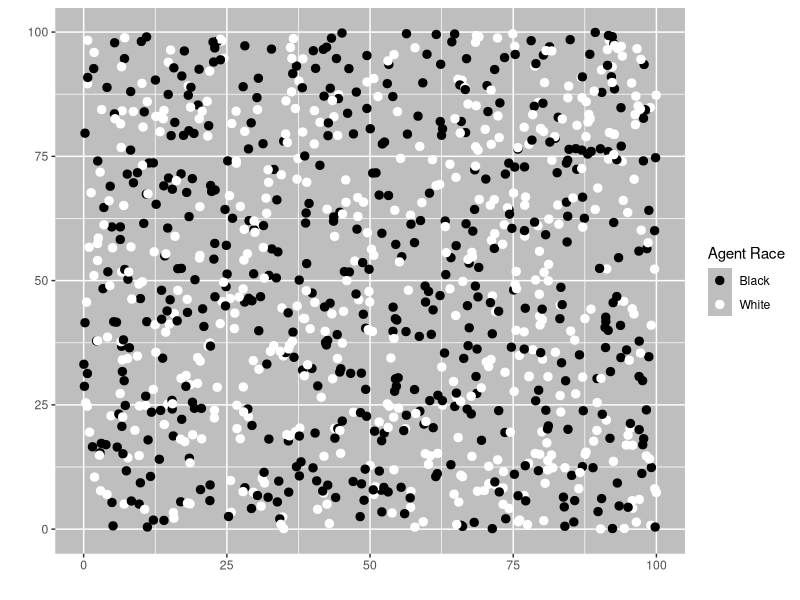
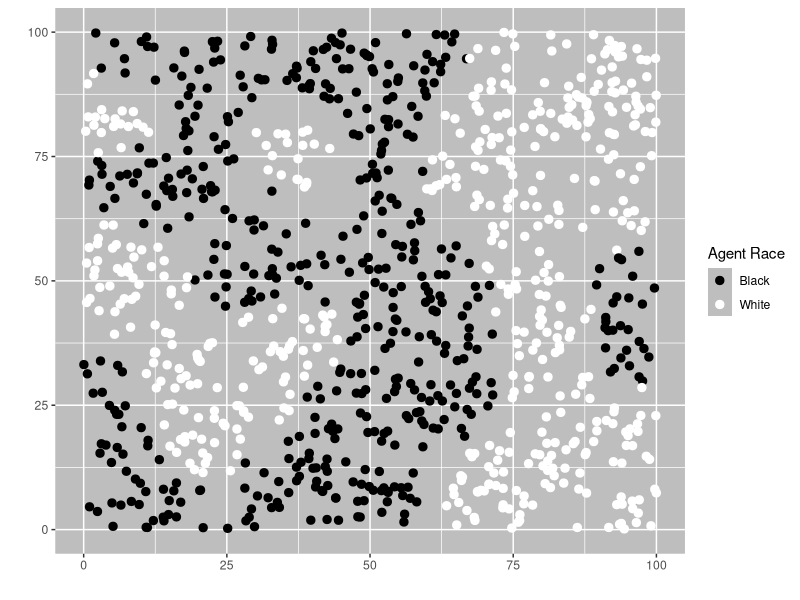

The R script that drew these images, in order:
## ---- chunk 1
knitr::opts_chunk$set(echo = TRUE)
## ---- chunk 2

library(ggplot2)

## ---- chunk 3

#Population Size#
#The number of agents to generate
popSize<-1000



#Neighborhood Radius#
#How close an agent must be to be a neighbor
radius<-10



#Minority Threshold#
#The proportion of same-race neighbors below which an agent will decide to move
threshold<-.5



#Maximum Steps#
#The maximum number of movement cycles agents will go through
maxSteps<-100



#Current Steps#
#Create a variable to track completed movement cycles
steps<-0

## ---- chunk 4

agentGenerate<-function(n){
  
  #Assign each agent a random race
  race<-sample(c("black","white"),n,replace=T)
  
  #Assign each agent a random x-position
  xPos<-runif(n,0,100)
  
  #Assign each agent a random y-position
  yPos<-runif(n,0,100)
  
  #Generate the agents
  agents<-data.frame(race,xPos,yPos)
  
  #Output the agents
  return(agents)
  
}



#Assess#
#Have the agents assess their neighborhood and decide whether they want to move
assess<-function(agents,radius,threshold){
  
  #Computes the straight-line distance between each agent and all other agents
  distances<-as.matrix(dist(agents[,2:3]))
  
  #Create an empty vector to store agents' movement decisions
  moveDecision<-rep(NA,nrow(agents))
  
  for(a in 1:nrow(agents)){
    
    #Determine which agents are the focal agent's neighbors
    neighbors<-distances[a,]<=radius
    
    #Determine which agents are of the same race as the focal agent
    sameRace<-agents$race[a] == agents$race
    
    #Compute the proportion of neighbors who share the focal agents' race
    assessment<-sum(sameRace & neighbors)/sum(neighbors)
    
    #Have the agent decide to move based on the minority threshold
    moveDecision[a]<-assessment<threshold
  }
  
  return(moveDecision)
}



#Move#
#A function to have agents move
move <- function(agents, moveDecision) {
  
  #Loop one-by-one through agents
  for (a in 1:nrow(agents)) {
    
    #If the agent decided to move...
    if (moveDecision[a] == T) {
      
      #Assign them a new random x and y position
      agents$xPos[a]<-runif(1,0,100)
      agents$yPos[a]<-runif(1,0,100)
    }
    
  }
  
  #Output the agents with their (potential) new positions
  return(agents)
}
## ---- chunk 5

#Generate the agents
agents<-agentGenerate(popSize)


#Save the starting state of the agents dataframe
startAgents<-agents

while(maxSteps>steps){
  
  #Increment steps by 1
  steps<-steps+1
  
  #Assess#
  
  #Have the agents assess their neighborhood and decide whether to move 
  moveDecision<-assess(agents,radius,threshold)
  
  
  #Move#
  
  #Have the agents move if they are dissatisfied with their current neighborhood
  agents<-move(agents,moveDecision)
  
  #If no one wants to move...
  if(sum(moveDecision)==0){
    #End the loop
    break
  }

}

#Save the state of the agents dataframe after agents move
endAgents<-agents

## ---- chunk 6

#Plot agents' starting positions
t1plot<-ggplot(data=startAgents,
               aes(x=xPos,
                   y=yPos,
                   color=race))+
  labs(x="",y="",color="Agent Race")+
  geom_point(size=2.5)+
  scale_color_manual(values=c("black","white"),
                     labels=c("Black","White"))+
  theme(panel.background=element_rect(fill="grey"))



#Plot agents' finishing positions
t2plot<-ggplot(data=endAgents,
               aes(x=xPos,
                   y=yPos,
                   color=race))+
  labs(x="",y="",color="Agent Race")+
  geom_point(size=2.5)+
  scale_color_manual(values=c("black","white"),
                     labels=c("Black","White"))+
  theme(panel.background=element_rect(fill="grey"))

## ---- chunk 7

t1plot

## ---- chunk 8
t2plot
